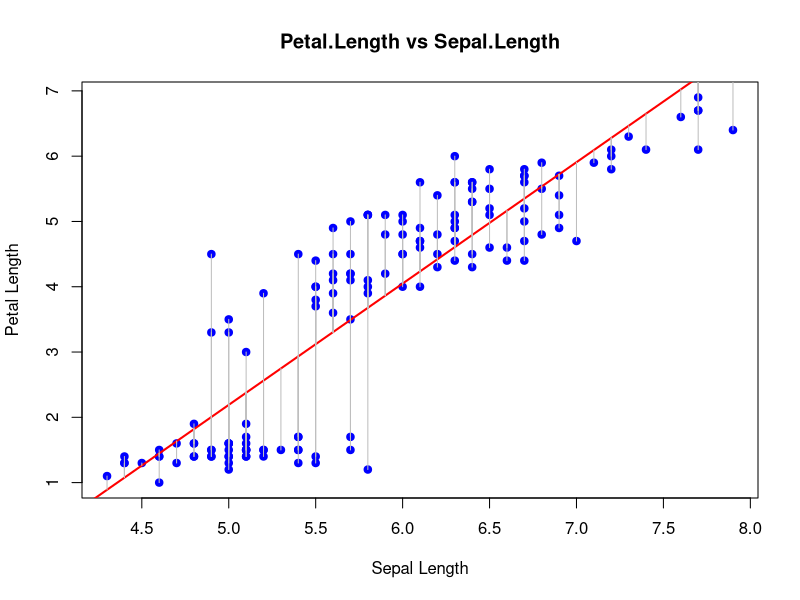

Recreate this plot in R.
data(iris)

model <- lm(Petal.Length ~ Sepal.Length, data = iris)

plot(iris$Sepal.Length, iris$Petal.Length,
     main = "Petal.Length vs Sepal.Length",
     xlab = "Sepal Length", ylab = "Petal Length",
     pch = 19, col = "blue")

abline(model, col = "red", lwd = 2)

residuals <- resid(model)
segments(iris$Sepal.Length, iris$Petal.Length,
         iris$Sepal.Length, fitted(model),
         col = "gray")